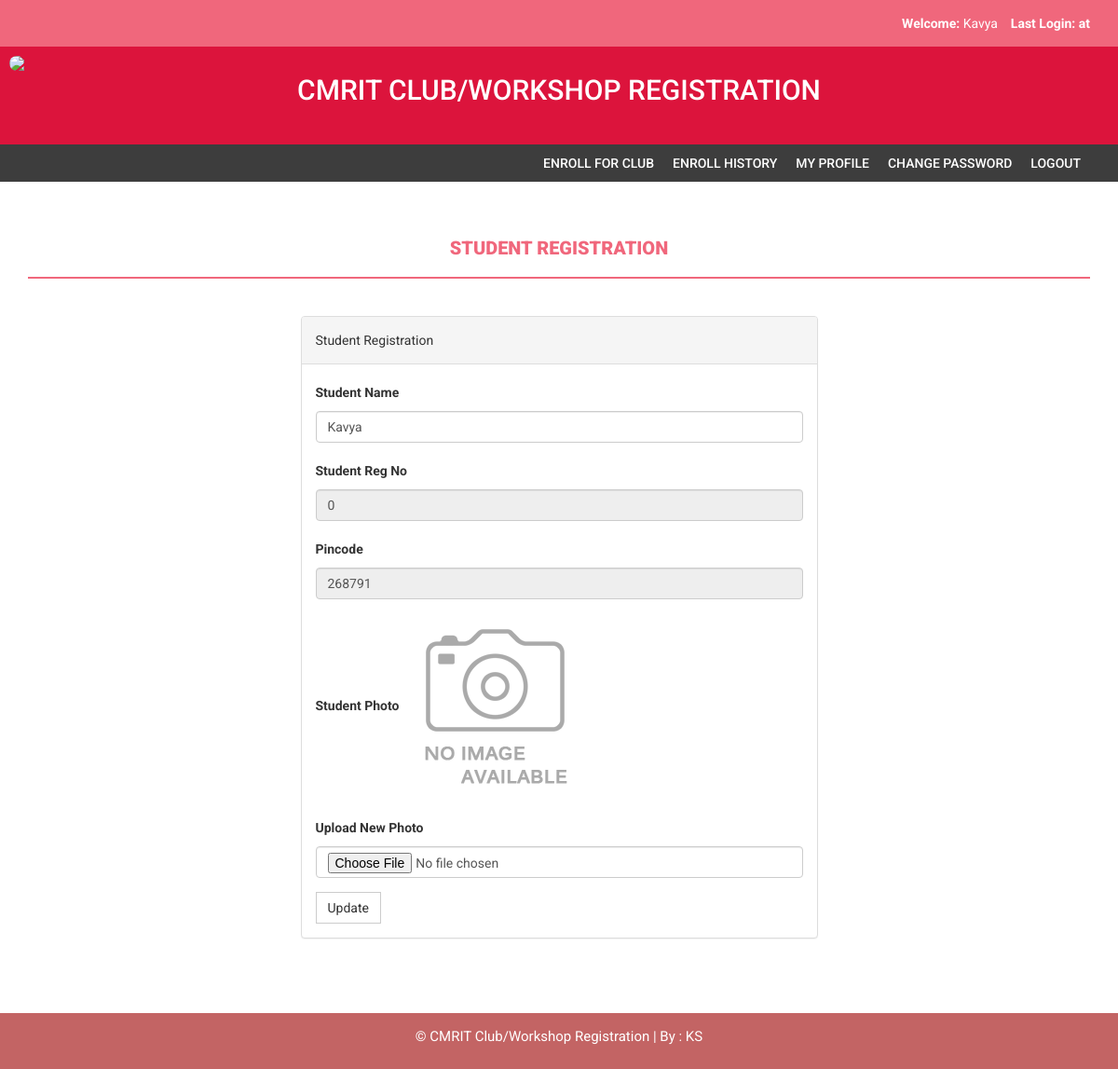
/my-profile.php (signed in), run on the app's committed database.
### tables this page shows
CREATE TABLE `students` (
  `StudentRegno` varchar(255) NOT NULL,
  `studentPhoto` varchar(255) DEFAULT NULL,
  `password` varchar(255) DEFAULT NULL,
  `studentName` varchar(255) DEFAULT NULL,
  `pincode` varchar(255) DEFAULT NULL,
  `session` varchar(255) DEFAULT NULL,
  `department` varchar(255) DEFAULT NULL,
  `semester` varchar(255) DEFAULT NULL,
  `cgpa` decimal(10,2) DEFAULT NULL,
  `creationdate` timestamp NULL DEFAULT current_timestamp(),
  `updationDate` varchar(255) DEFAULT NULL
);

### my-profile.php (the view, shortened to what this page needs)
<?php
if(strlen($_SESSION['login'])==0)
    {
header('location:index.php');
}
else{
?>
<!DOCTYPE html>
<html xmlns="http://www.w3.org/1999/xhtml">
<head>
    <link href="assets/css/bootstrap.css" rel="stylesheet" />
    <link href="assets/css/font-awesome.css" rel="stylesheet" />
    <link href="assets/css/style.css" rel="stylesheet" />
</head>
<body>
<?php include('includes/header.php');?>
<?php if($_SESSION['login']!="")
{
 include('includes/menubar.php');
}
 ?>
    <div class="content-wrapper">
        <div class="container">
              <div class="row">
                    <div class="col-md-12">
                        <h1 class="page-head-line" style="text-align:center;">Student Registration  </h1>
                    </div>
                </div>
                <div class="row" >
                  <div class="col-md-3"></div>
                    <div class="col-md-6">
                        <div class="panel panel-default">
                        <div class="panel-heading">
                          Student Registration
                        </div>
<?php $sql=mysqli_query($con,"select * from students where StudentRegno='".$_SESSION['login']."'");
while($row=mysqli_fetch_array($sql))
{ ?>
                        <div class="panel-body">
                       <form name="dept" method="post" enctype="multipart/form-data">
   <div class="form-group">
    <label for="studentname">Student Name  </label>
    <input type="text" class="form-control" id="studentname" name="studentname" value="<?php echo htmlentities($row['studentName']);?>"  />
  </div>
 <div class="form-group">
    <label for="studentregno">Student Reg No   </label>
    <input type="text" class="form-control" id="studentregno" name="studentregno" value="<?php echo htmlentities($row['StudentRegno']);?>"  placeholder="Student Reg no" readonly />
  </div>
<div class="form-group">
    <label for="Pincode">Pincode  </label>
    <input type="text" class="form-control" id="Pincode" name="Pincode" readonly value="<?php echo htmlentities($row['pincode']);?>" required />
  </div>
<div class="form-group">
    <label for="Pincode">Student Photo  </label>
   <?php if($row['studentPhoto']==""){ ?>
   <img src="studentphoto/noimage.png" width="200" height="200"><?php } else {?>
   <img src="studentphoto/<?php echo htmlentities($row['studentPhoto']);?>" width="200" height="200">
   <?php } ?>
  </div>
<div class="form-group">
    <label for="Pincode">Upload New Photo  </label>
    <input type="file" class="form-control" id="photo" name="photo"  value="<?php echo htmlentities($row['studentPhoto']);?>" />
  </div>
  <?php } ?>
 <button type="submit" name="submit" id="submit" class="btn btn-default">Update</button>
</form>
                            </div>
                            </div>
                    </div>
                </div>
            </div>
        </div>
  <?php include('includes/footer.php');?>
</body>
</html>
<?php } ?>

### assets/css/style.css (style rules this page uses)
body { font-family: 'Roboto', sans-serif; line-height: 30px; }
.content-wrapper { margin-top: 40px; min-height: 600px; padding-bottom: 60px; }
.page-head-line { font-weight: 900; padding-bottom: 20px; border-bottom: 2px solid #F0677C; text-transform: uppercase; color: #F0677C; font-size: 20px; margin-bottom: 40px; }
.btn { border-radius: 0px; -webkit-border-radius: 0px; -moz-border-radius: 0px; }

### data on the page
students: studentname "Kavya", studentregno "0", Pincode "268791"

### other printed values
$_SESSION['sname'] "Kavya"
